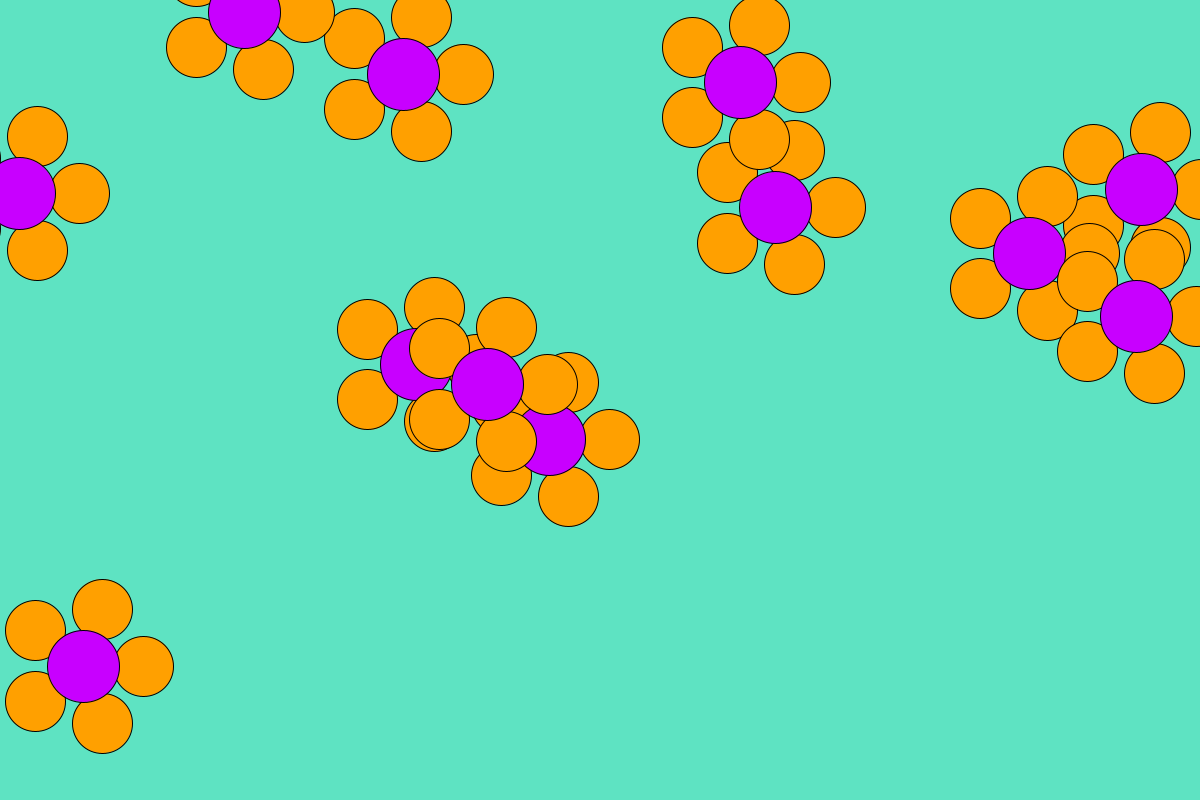
Frame 1 (no input)
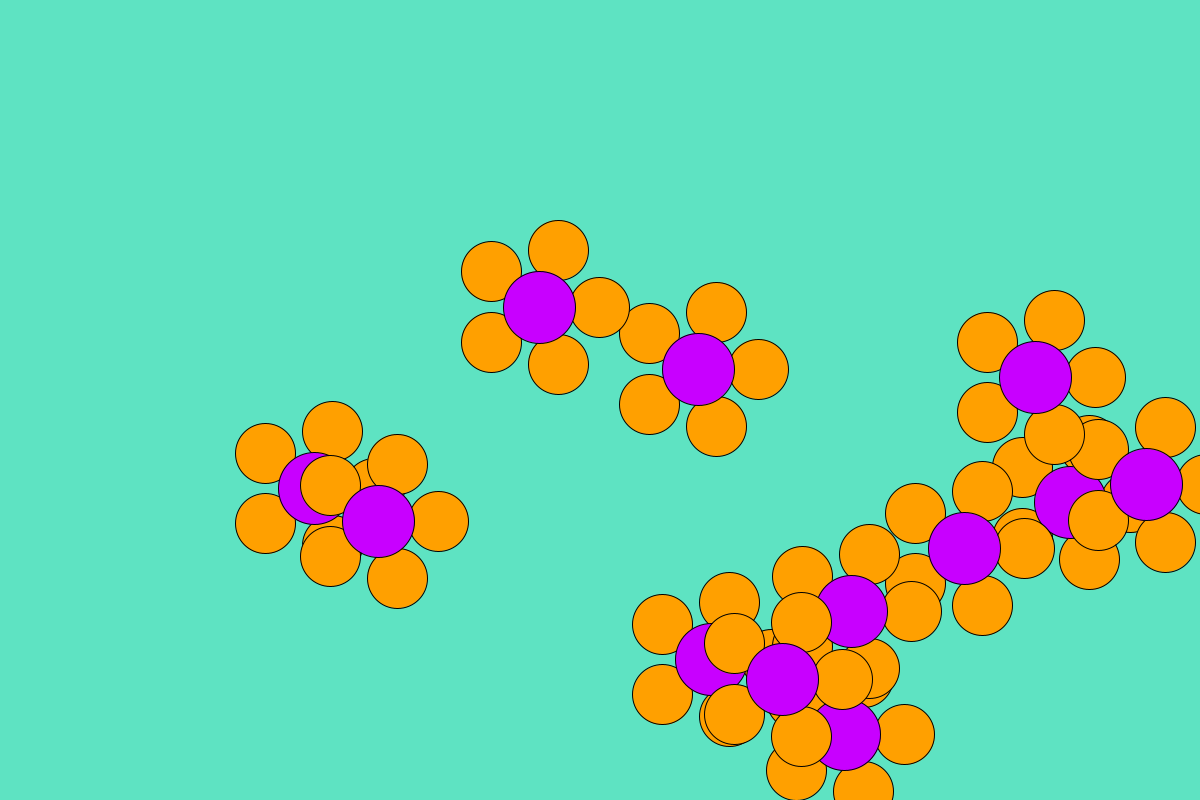
Frame 60 (the mouse pressed at the canvas centre just before this capture)
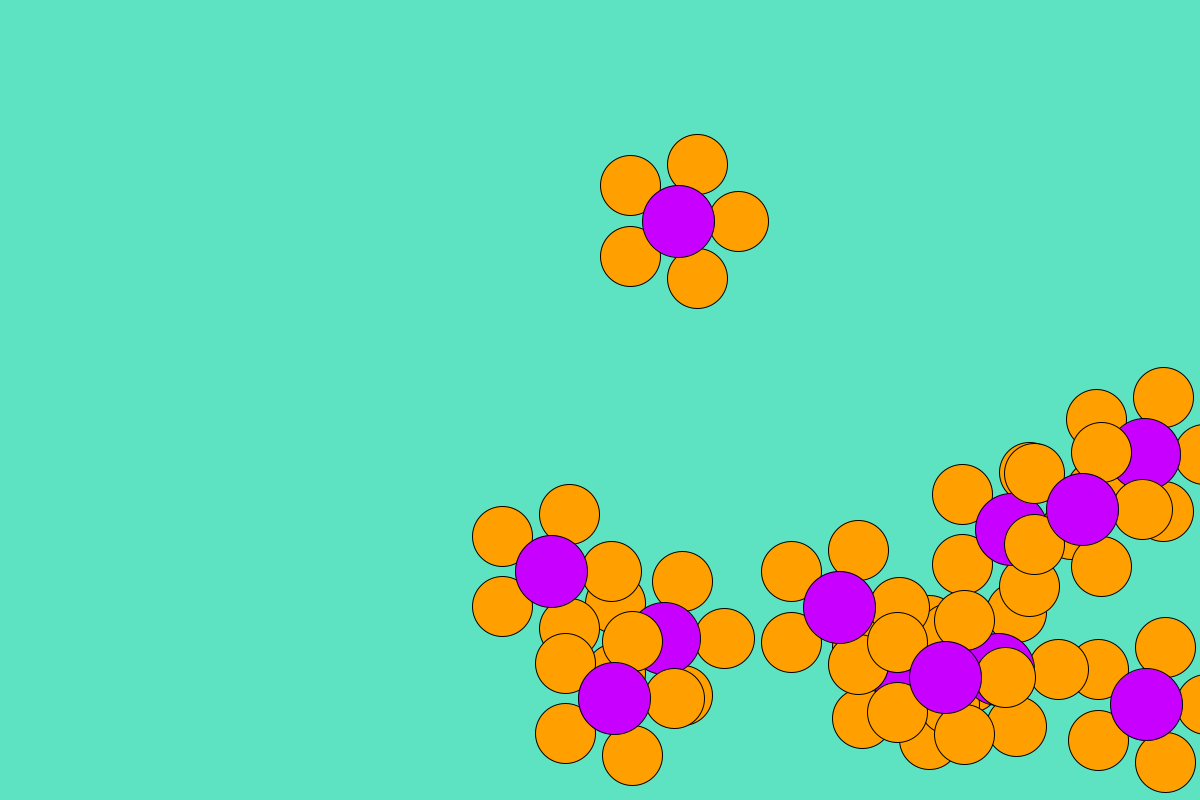
Frame 120 (the mouse held since frame 60 and released just before this capture)

The Processing sketch that drew these frames (run headless with seeded random() and noise(); from frame 60 on, the mouse is pressed at the canvas centre):

// Processing sketch: flowerswitharrays
// ── flowerswitharrays.pde
//Flower myFlower1;
//Flower myFlower2;
//Flower myFlower3;

Flower[] myFlower = new Flower[12];
void setup() {
  size(1200,800);

 
  int _r1=60;
  int _petals=7;
  float _x=width/2;
  float _y=height/2;
  int _pc=#FFA000;
 // myFlower1 = new Flower(_r1,_petals,random(width),random(height),_pc);
  //myFlower2 = new Flower(_r1,_petals,random(width),random(height),_pc);
  //myFlower3 = new Flower(_r1,_petals,random(width),random(height),_pc);
    for(int i =0; i<myFlower.length;i++){
      myFlower[i] = new Flower(_r1,_petals,random(width),random(height),_pc);
    }
}

void draw() {
    background(#5EE3C2);
    /*
    myFlower1.display();
    myFlower1.move();
    myFlower1.bounce();
    myFlower2.display();
    myFlower2.move();
    myFlower2.bounce();
    myFlower3.display();
    myFlower3.move();
    myFlower3.bounce();
    */
    for(int i =0; i<myFlower.length;i++){
      myFlower[i].display();
      myFlower[i].move();
      myFlower[i].bounce();
    }
      
      
}

// ── FlowerClass.pde
class Flower {
float speedx = 5;
float speedy = 5;
float ballX;
float ballY;
int rpetalColor = #A9E5D7;
int numPetals = 5;
  // variables
  
  float r;
  int n_petals;
  float x;
  float y;
  int petalColor;
  
 Flower(float temp_r, int temp_n_petals, float temp_x, float temp_y, int temp_petalColor) {
    r=temp_r;
    n_petals = temp_n_petals;
    x=temp_x;
    y=temp_y;
    petalColor=temp_petalColor;
  }
  
  void display () {

  fill(petalColor);
  for (float i=0;i<PI*2;i+=2*PI/numPetals) {
  ballX=x + r*cos(i);
  ballY=y + r*sin(i);
  ellipse(ballX,ballY,r,r); 
  }
  fill(200,0,255);
  ellipse(x,y,r*1.2,r*1.2);
  }
  
  void move() {
    
    x+=speedx;
    y+=speedy;
  }
    
  void bounce() {
    
    if(y >= height-r || y<=0) {
     speedy *=-1;
    }
    if(x >=width-r || x<=0) {
     speedx *=-1; 
    }
    
    
    
    
 }
  
}
